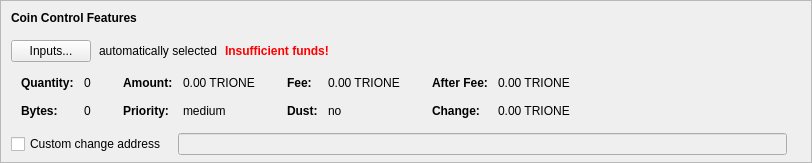
    <widget class="QFrame" name="frameCoinControl">
     <property name="sizePolicy">
      <sizepolicy hsizetype="Expanding" vsizetype="Expanding">
       <horstretch>0</horstretch>
       <verstretch>0</verstretch>
      </sizepolicy>
     </property>
     <property name="maximumSize">
      <size>
       <width>16777215</width>
       <height>16777215</height>
      </size>
     </property>
     <property name="frameShape">
      <enum>QFrame::StyledPanel</enum>
     </property>
     <property name="frameShadow">
      <enum>QFrame::Sunken</enum>
     </property>
     <layout class="QVBoxLayout" name="verticalLayoutCoinControl2">
      <property name="spacing">
       <number>0</number>
      </property>
      <property name="leftMargin">
       <number>0</number>
      </property>
      <property name="topMargin">
       <number>0</number>
      </property>
      <property name="rightMargin">
       <number>0</number>
      </property>
      <property name="bottomMargin">
       <number>6</number>
      </property>
      <item>
       <layout class="QVBoxLayout" name="verticalLayoutCoinControl" stretch="0,0,0,0,1">
        <property name="spacing">
         <number>0</number>
        </property>
        <property name="leftMargin">
         <number>10</number>
        </property>
        <property name="topMargin">
         <number>10</number>
        </property>
        <item>
         <layout class="QHBoxLayout" name="horizontalLayoutCoinControl1">
          <property name="bottomMargin">
           <number>15</number>
          </property>
          <item>
           <widget class="QLabel" name="labelCoinControlFeatures">
            <property name="sizePolicy">
             <sizepolicy hsizetype="Preferred" vsizetype="Maximum">
              <horstretch>0</horstretch>
              <verstretch>0</verstretch>
             </sizepolicy>
            </property>
            <property name="font">
             <font>
              <weight>75</weight>
              <bold>true</bold>
             </font>
            </property>
            <property name="styleSheet">
             <string notr="true">font-weight:bold;</string>
            </property>
            <property name="text">
             <string>Coin Control Features</string>
            </property>
           </widget>
          </item>
         </layout>
        </item>
        <item>
         <layout class="QHBoxLayout" name="horizontalLayoutCoinControl2" stretch="0,0,0,0">
          <property name="spacing">
           <number>8</number>
          </property>
          <property name="bottomMargin">
           <number>10</number>
          </property>
          <item>
           <widget class="QPushButton" name="pushButtonCoinControl">
            <property name="styleSheet">
             <string notr="true"/>
            </property>
            <property name="text">
             <string>Inputs...</string>
            </property>
            <property name="autoDefault">
             <bool>false</bool>
            </property>
           </widget>
          </item>
          <item>
           <widget class="QLabel" name="labelCoinControlAutomaticallySelected">
            <property name="text">
             <string>automatically selected</string>
            </property>
            <property name="margin">
             <number>5</number>
            </property>
           </widget>
          </item>
          <item>
           <widget class="QLabel" name="labelCoinControlInsuffFunds">
            <property name="font">
             <font>
              <weight>75</weight>
              <bold>true</bold>
             </font>
            </property>
            <property name="styleSheet">
             <string notr="true">color:red;font-weight:bold;</string>
            </property>
            <property name="text">
             <string>Insufficient funds!</string>
            </property>
            <property name="margin">
             <number>5</number>
            </property>
           </widget>
          </item>
          <item>
           <spacer name="horizontalSpacerCoinControl">
            <property name="orientation">
             <enum>Qt::Horizontal</enum>
            </property>
            <property name="sizeHint" stdset="0">
             <size>
              <width>40</width>
              <height>1</height>
             </size>
            </property>
           </spacer>
          </item>
         </layout>
        </item>
        <item>
         <widget class="QWidget" name="widgetCoinControl" native="true">
          <property name="sizePolicy">
           <sizepolicy hsizetype="Preferred" vsizetype="Preferred">
            <horstretch>0</horstretch>
            <verstretch>0</verstretch>
           </sizepolicy>
          </property>
          <property name="minimumSize">
           <size>
            <width>0</width>
            <height>0</height>
           </size>
          </property>
          <property name="styleSheet">
           <string notr="true"/>
          </property>
          <layout class="QHBoxLayout" name="horizontalLayoutCoinControl5">
           <property name="leftMargin">
            <number>0</number>
           </property>
           <property name="topMargin">
            <number>0</number>
           </property>
           <property name="rightMargin">
            <number>0</number>
           </property>
           <property name="bottomMargin">
            <number>0</number>
           </property>
           <item>
            <layout class="QHBoxLayout" name="horizontalLayoutCoinControl3" stretch="0,0,0,1">
             <property name="spacing">
              <number>20</number>
             </property>
             <property name="topMargin">
              <number>0</number>
             </property>
             <property name="bottomMargin">
              <number>10</number>
             </property>
             <item>
              <layout class="QFormLayout" name="formLayoutCoinControl1">
               <property name="horizontalSpacing">
                <number>10</number>
               </property>
               <property name="verticalSpacing">
                <number>14</number>
               </property>
               <property name="leftMargin">
                <number>10</number>
               </property>
               <property name="topMargin">
                <number>4</number>
               </property>
               <property name="rightMargin">
                <number>6</number>
               </property>
               <item row="0" column="0">
                <widget class="QLabel" name="labelCoinControlQuantityText">
                 <property name="font">
                  <font>
                   <weight>75</weight>
                   <bold>true</bold>
                  </font>
                 </property>
                 <property name="text">
                  <string>Quantity:</string>
                 </property>
                 <property name="margin">
                  <number>0</number>
                 </property>
                </widget>
               </item>
               <item row="0" column="1">
                <widget class="QLabel" name="labelCoinControlQuantity">
                 <property name="cursor">
                  <cursorShape>IBeamCursor</cursorShape>
                 </property>
                 <property name="contextMenuPolicy">
                  <enum>Qt::ActionsContextMenu</enum>
                 </property>
                 <property name="text">
                  <string notr="true">0</string>
                 </property>
                 <property name="margin">
                  <number>0</number>
                 </property>
                 <property name="textInteractionFlags">
                  <set>Qt::LinksAccessibleByMouse|Qt::TextSelectableByKeyboard|Qt::TextSelectableByMouse</set>
                 </property>
                </widget>
               </item>
               <item row="1" column="0">
                <widget class="QLabel" name="labelCoinControlBytesText">
                 <property name="font">
                  <font>
                   <weight>75</weight>
                   <bold>true</bold>
                  </font>
                 </property>
                 <property name="text">
                  <string>Bytes:</string>
                 </property>
                </widget>
               </item>
               <item row="1" column="1">
                <widget class="QLabel" name="labelCoinControlBytes">
                 <property name="cursor">
                  <cursorShape>IBeamCursor</cursorShape>
                 </property>
                 <property name="contextMenuPolicy">
                  <enum>Qt::ActionsContextMenu</enum>
                 </property>
                 <property name="text">
                  <string notr="true">0</string>
                 </property>
                 <property name="textInteractionFlags">
                  <set>Qt::LinksAccessibleByMouse|Qt::TextSelectableByKeyboard|Qt::TextSelectableByMouse</set>
                 </property>
                </widget>
               </item>
              </layout>
             </item>
             <item>
              <layout class="QFormLayout" name="formLayoutCoinControl2">
               <property name="horizontalSpacing">
                <number>10</number>
               </property>
               <property name="verticalSpacing">
                <number>14</number>
               </property>
               <property name="leftMargin">
                <number>6</number>
               </property>
               <property name="topMargin">
                <number>4</number>
               </property>
               <property name="rightMargin">
                <number>6</number>
               </property>
               <item row="0" column="0">
                <widget class="QLabel" name="labelCoinControlAmountText">
                 <property name="font">
                  <font>
                   <weight>75</weight>
                   <bold>true</bold>
                  </font>
                 </property>
                 <property name="text">
                  <string>Amount:</string>
                 </property>
                 <property name="margin">
                  <number>0</number>
                 </property>
                </widget>
               </item>
               <item row="0" column="1">
                <widget class="QLabel" name="labelCoinControlAmount">
                 <property name="cursor">
                  <cursorShape>IBeamCursor</cursorShape>
                 </property>
                 <property name="contextMenuPolicy">
                  <enum>Qt::ActionsContextMenu</enum>
                 </property>
                 <property name="text">
                  <string notr="true">0.00 TRIONE</string>
                 </property>
                 <property name="textInteractionFlags">
                  <set>Qt::LinksAccessibleByMouse|Qt::TextSelectableByKeyboard|Qt::TextSelectableByMouse</set>
                 </property>
                </widget>
               </item>
               <item row="1" column="0">
                <widget class="QLabel" name="labelCoinControlPriorityText">
                 <property name="font">
                  <font>
                   <weight>75</weight>
                   <bold>true</bold>
                  </font>
                 </property>
                 <property name="text">
                  <string>Priority:</string>
                 </property>
                </widget>
               </item>
               <item row="1" column="1">
                <widget class="QLabel" name="labelCoinControlPriority">
                 <property name="cursor">
                  <cursorShape>IBeamCursor</cursorShape>
                 </property>
                 <property name="contextMenuPolicy">
                  <enum>Qt::ActionsContextMenu</enum>
                 </property>
                 <property name="text">
                  <string>medium</string>
                 </property>
                 <property name="textInteractionFlags">
                  <set>Qt::LinksAccessibleByMouse|Qt::TextSelectableByKeyboard|Qt::TextSelectableByMouse</set>
                 </property>
                </widget>
               </item>
              </layout>
             </item>
             <item>
              <layout class="QFormLayout" name="formLayoutCoinControl3">
               <property name="horizontalSpacing">
                <number>10</number>
               </property>
               <property name="verticalSpacing">
                <number>14</number>
               </property>
               <property name="leftMargin">
                <number>6</number>
               </property>
               <property name="topMargin">
                <number>4</number>
               </property>
               <property name="rightMargin">
                <number>6</number>
               </property>
               <item row="0" column="0">
                <widget class="QLabel" name="labelCoinControlFeeText">
                 <property name="font">
                  <font>
                   <weight>75</weight>
                   <bold>true</bold>
                  </font>
                 </property>
                 <property name="text">
                  <string>Fee:</string>
                 </property>
                 <property name="margin">
                  <number>0</number>
                 </property>
                </widget>
               </item>
               <item row="0" column="1">
                <widget class="QLabel" name="labelCoinControlFee">
                 <property name="cursor">
                  <cursorShape>IBeamCursor</cursorShape>
                 </property>
                 <property name="contextMenuPolicy">
                  <enum>Qt::ActionsContextMenu</enum>
                 </property>
                 <property name="text">
                  <string notr="true">0.00 TRIONE</string>
                 </property>
                 <property name="textInteractionFlags">
                  <set>Qt::LinksAccessibleByMouse|Qt::TextSelectableByKeyboard|Qt::TextSelectableByMouse</set>
                 </property>
                </widget>
               </item>
               <item row="1" column="0">
                <widget class="QLabel" name="labelCoinControlLowOutputText">
                 <property name="font">
                  <font>
                   <weight>75</weight>
                   <bold>true</bold>
                  </font>
                 </property>
                 <property name="text">
                  <string>Dust:</string>
                 </property>
                </widget>
               </item>
               <item row="1" column="1">
                <widget class="QLabel" name="labelCoinControlLowOutput">
                 <property name="cursor">
                  <cursorShape>IBeamCursor</cursorShape>
                 </property>
                 <property name="contextMenuPolicy">
                  <enum>Qt::ActionsContextMenu</enum>
                 </property>
                 <property name="text">
                  <string>no</string>
                 </property>
                 <property name="textInteractionFlags">
                  <set>Qt::LinksAccessibleByMouse|Qt::TextSelectableByKeyboard|Qt::TextSelectableByMouse</set>
                 </property>
                </widget>
               </item>
              </layout>
             </item>
             <item>
              <layout class="QFormLayout" name="formLayoutCoinControl4">
               <property name="horizontalSpacing">
                <number>10</number>
               </property>
               <property name="verticalSpacing">
                <number>14</number>
               </property>
               <property name="leftMargin">
                <number>6</number>
               </property>
               <property name="topMargin">
                <number>4</number>
               </property>
               <property name="rightMargin">
                <number>6</number>
               </property>
               <item row="0" column="0">
                <widget class="QLabel" name="labelCoinControlAfterFeeText">
                 <property name="font">
                  <font>
                   <weight>75</weight>
                   <bold>true</bold>
                  </font>
                 </property>
                 <property name="text">
                  <string>After Fee:</string>
                 </property>
                 <property name="margin">
                  <number>0</number>
                 </property>
                </widget>
               </item>
               <item row="0" column="1">
                <widget class="QLabel" name="labelCoinControlAfterFee">
                 <property name="cursor">
                  <cursorShape>IBeamCursor</cursorShape>
                 </property>
                 <property name="contextMenuPolicy">
                  <enum>Qt::ActionsContextMenu</enum>
                 </property>
                 <property name="text">
                  <string notr="true">0.00 TRIONE</string>
                 </property>
                 <property name="textInteractionFlags">
                  <set>Qt::LinksAccessibleByMouse|Qt::TextSelectableByKeyboard|Qt::TextSelectableByMouse</set>
                 </property>
                </widget>
               </item>
               <item row="1" column="0">
                <widget class="QLabel" name="labelCoinControlChangeText">
                 <property name="font">
                  <font>
                   <weight>75</weight>
                   <bold>true</bold>
                  </font>
                 </property>
                 <property name="text">
                  <string>Change:</string>
                 </property>
                </widget>
               </item>
               <item row="1" column="1">
                <widget class="QLabel" name="labelCoinControlChange">
                 <property name="cursor">
                  <cursorShape>IBeamCursor</cursorShape>
                 </property>
                 <property name="contextMenuPolicy">
                  <enum>Qt::ActionsContextMenu</enum>
                 </property>
                 <property name="text">
                  <string notr="true">0.00 TRIONE</string>
                 </property>
                 <property name="textInteractionFlags">
                  <set>Qt::LinksAccessibleByMouse|Qt::TextSelectableByKeyboard|Qt::TextSelectableByMouse</set>
                 </property>
                </widget>
               </item>
              </layout>
             </item>
            </layout>
           </item>
          </layout>
         </widget>
        </item>
        <item>
         <layout class="QHBoxLayout" name="horizontalLayoutCoinControl4" stretch="0,0,0">
          <property name="spacing">
           <number>12</number>
          </property>
          <property name="sizeConstraint">
           <enum>QLayout::SetDefaultConstraint</enum>
          </property>
          <property name="topMargin">
           <number>5</number>
          </property>
          <property name="rightMargin">
           <number>5</number>
          </property>
          <item>
           <widget class="QCheckBox" name="checkBoxCoinControlChange">
            <property name="toolTip">
             <string>If this is activated, but the change address is empty or invalid, change will be sent to a newly generated address.</string>
            </property>
            <property name="text">
             <string>Custom change address</string>
            </property>
           </widget>
          </item>
          <item>
           <widget class="QValidatedLineEdit" name="lineEditCoinControlChange">
            <property name="enabled">
             <bool>false</bool>
            </property>
            <property name="sizePolicy">
             <sizepolicy hsizetype="Expanding" vsizetype="Fixed">
              <horstretch>0</horstretch>
              <verstretch>0</verstretch>
             </sizepolicy>
            </property>
           </widget>
          </item>
          <item>
           <widget class="QLabel" name="labelCoinControlChangeLabel">
            <property name="sizePolicy">
             <sizepolicy hsizetype="Preferred" vsizetype="Expanding">
              <horstretch>0</horstretch>
              <verstretch>0</verstretch>
             </sizepolicy>
            </property>
            <property name="minimumSize">
             <size>
              <width>0</width>
              <height>0</height>
             </size>
            </property>
            <property name="text">
             <string/>
            </property>
            <property name="margin">
             <number>3</number>
            </property>
           </widget>
          </item>
         </layout>
        </item>
        <item>
         <spacer name="verticalSpacerCoinControl">
          <property name="orientation">
           <enum>Qt::Vertical</enum>
          </property>
          <property name="sizeHint" stdset="0">
           <size>
            <width>800</width>
            <height>1</height>
           </size>
          </property>
         </spacer>
        </item>
       </layout>
      </item>
     </layout>
    </widget>
